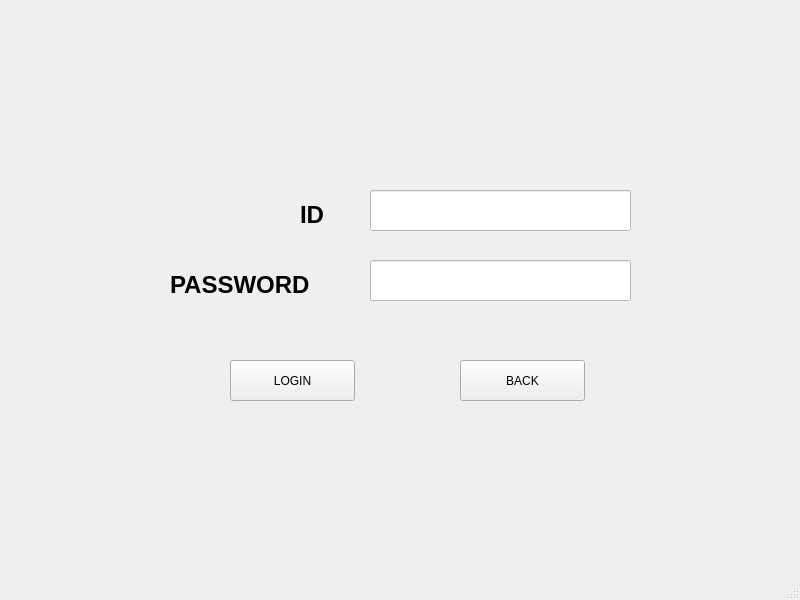
<?xml version="1.0" encoding="UTF-8"?>
<ui version="4.0">
 <class>MainWindow</class>
 <widget class="QMainWindow" name="MainWindow">
  <property name="geometry">
   <rect>
    <x>0</x>
    <y>0</y>
    <width>800</width>
    <height>600</height>
   </rect>
  </property>
  <property name="windowTitle">
   <string>MainWindow</string>
  </property>
  <property name="styleSheet">
   <string notr="true"/>
  </property>
  <widget class="QWidget" name="centralwidget">
   <widget class="QLineEdit" name="inputId">
    <property name="geometry">
     <rect>
      <x>370</x>
      <y>190</y>
      <width>261</width>
      <height>41</height>
     </rect>
    </property>
    <property name="styleSheet">
     <string notr="true">background:rgb(255, 255, 255)</string>
    </property>
   </widget>
   <widget class="QLabel" name="ID">
    <property name="geometry">
     <rect>
      <x>300</x>
      <y>190</y>
      <width>41</width>
      <height>51</height>
     </rect>
    </property>
    <property name="text">
     <string>&lt;html&gt;&lt;head/&gt;&lt;body&gt;&lt;p&gt;&lt;span style=&quot; font-size:18pt; font-weight:600;&quot;&gt;ID&lt;/span&gt;&lt;/p&gt;&lt;/body&gt;&lt;/html&gt;</string>
    </property>
   </widget>
   <widget class="QLabel" name="PW">
    <property name="geometry">
     <rect>
      <x>170</x>
      <y>270</y>
      <width>181</width>
      <height>31</height>
     </rect>
    </property>
    <property name="text">
     <string>&lt;html&gt;&lt;head/&gt;&lt;body&gt;&lt;p&gt;&lt;span style=&quot; font-size:18pt; font-weight:600;&quot;&gt;PASSWORD&lt;/span&gt;&lt;/p&gt;&lt;/body&gt;&lt;/html&gt;</string>
    </property>
   </widget>
   <widget class="QLineEdit" name="inputPw">
    <property name="geometry">
     <rect>
      <x>370</x>
      <y>260</y>
      <width>261</width>
      <height>41</height>
     </rect>
    </property>
    <property name="styleSheet">
     <string notr="true">background:rgb(255, 255, 255)</string>
    </property>
   </widget>
   <widget class="QPushButton" name="btnLogin">
    <property name="geometry">
     <rect>
      <x>230</x>
      <y>360</y>
      <width>125</width>
      <height>41</height>
     </rect>
    </property>
    <property name="styleSheet">
     <string notr="true">font: 25 18pt &quot;Adobe Ming Std L&quot;;</string>
    </property>
    <property name="text">
     <string>LOGIN</string>
    </property>
   </widget>
   <widget class="QPushButton" name="btnBack">
    <property name="geometry">
     <rect>
      <x>460</x>
      <y>360</y>
      <width>125</width>
      <height>41</height>
     </rect>
    </property>
    <property name="styleSheet">
     <string notr="true">font: 25 16pt &quot;Adobe Ming Std L&quot;;</string>
    </property>
    <property name="text">
     <string>BACK</string>
    </property>
   </widget>
  </widget>
  <widget class="QMenuBar" name="menubar">
   <property name="geometry">
    <rect>
     <x>0</x>
     <y>0</y>
     <width>800</width>
     <height>26</height>
    </rect>
   </property>
  </widget>
  <widget class="QStatusBar" name="statusbar"/>
 </widget>
 <resources/>
 <connections/>
</ui>
